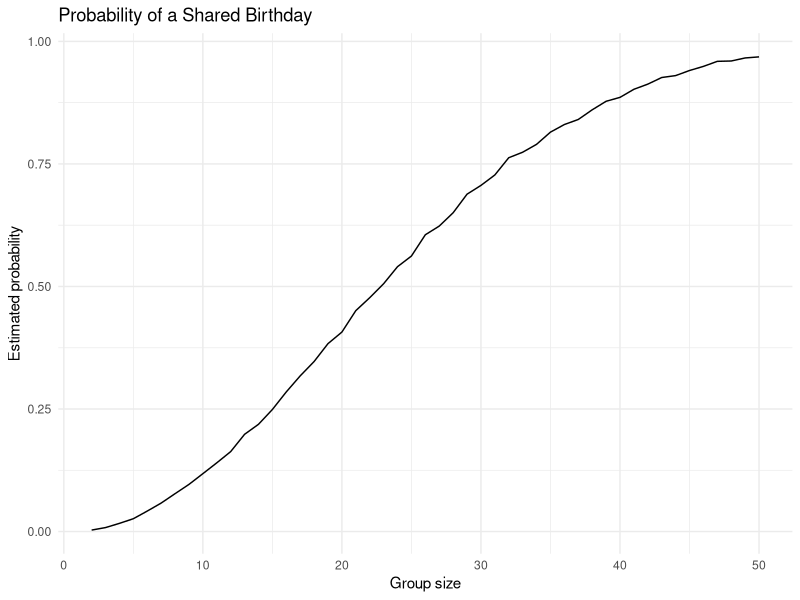

Write the R code that produced this figure.
## ---- chunk 1
library(tidyverse)
same_birthday = function(n) {
  birthday_vector = sample(1:365, size = n, replace = TRUE)
  n_distinct(birthday_vector) < n
}
same_birthday(30)

sim_results = expand_grid(
  range = 2:50,
  iter = 1:10000
) |>
  mutate(repeated = map_lgl(range, same_birthday)) |>
  group_by(range) |>
  summarize(
    probability = mean(repeated)
  )

sim_plot = sim_results |>
  ggplot(aes(x = range, y = probability)) +
  geom_line() +
  labs(
    title = "Probability of a Shared Birthday",
    x = "Group size",
    y = "Estimated probability"
  ) +
  theme_minimal()

sim_plot
## ---- chunk 2
